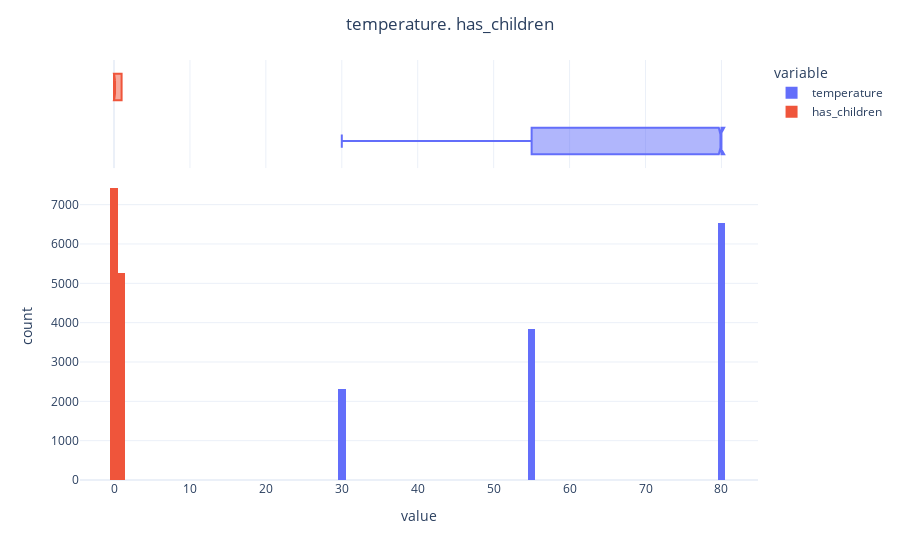

Source (notebook cell):
### Markdown cell above
<div style='font-size:100%;'>
    <a id='outliers'></a>
    <h3 style='color: White; font-weight: bold; font-family: Cascadia code;'>
         ❌ Dealing with outliers 
    </h3>
</div>

### Code cell
fig = px.histogram(data_frame =data_transformation2, 
                   x=["temperature","has_children"],
                   width=1000,
                   marginal="box",
                   nbins= 100,
                   template="plotly_white"
                )

fig.update_layout(title = "temperature. has_children" , title_x = 0.5)
fig.show()

### Figure 1 — Plotly figure (JSON) as saved in the notebook; plotly's stock layout.template omitted (floating-point values rounded to 4 significant figures; data arrays with more than 128 entries replaced by an {"elided": "..."} marker saying what was removed)
{"data": [{"alignmentgroup": "True", "bingroup": "x", "hovertemplate": "variable=temperature<br>value=%{x}<br>count=%{y}<extra></extra>", "legendgroup": "temperature", "marker": {"color": "#636efa", "pattern": {"shape": ""}}, "name": "temperature", "nbinsx": 100, "offsetgroup": "temperature", "orientation": "v", "showlegend": true, "type": "histogram", "x": {"elided": "12684 int values"}, "xaxis": "x", "yaxis": "y"}, {"alignmentgroup": "True", "hovertemplate": "variable=temperature<br>value=%{x}<extra></extra>", "legendgroup": "temperature", "marker": {"color": "#636efa"}, "name": "temperature", "notched": true, "offsetgroup": "temperature", "showlegend": false, "type": "box", "x": {"elided": "12684 int values"}, "xaxis": "x2", "yaxis": "y2"}, {"alignmentgroup": "True", "bingroup": "x", "hovertemplate": "variable=has_children<br>value=%{x}<br>count=%{y}<extra></extra>", "legendgroup": "has_children", "marker": {"color": "#EF553B", "pattern": {"shape": ""}}, "name": "has_children", "nbinsx": 100, "offsetgroup": "has_children", "orientation": "v", "showlegend": true, "type": "histogram", "x": {"elided": "12684 int values"}, "xaxis": "x", "yaxis": "y"}, {"alignmentgroup": "True", "hovertemplate": "variable=has_children<br>value=%{x}<extra></extra>", "legendgroup": "has_children", "marker": {"color": "#EF553B"}, "name": "has_children", "notched": true, "offsetgroup": "has_children", "showlegend": false, "type": "box", "x": {"elided": "12684 int values"}, "xaxis": "x2", "yaxis": "y2"}], "layout": {"autosize": true, "barmode": "relative", "legend": {"title": {"text": "variable"}, "tracegroupgap": 0}, "margin": {"t": 60}, "title": {"text": "temperature. has_children", "x": 0.5}, "xaxis": {"anchor": "y", "autorange": true, "domain": [0, 1], "range": [-4.479, 84.81], "title": {"text": "value"}, "type": "linear"}, "xaxis2": {"anchor": "y2", "autorange": true, "domain": [0, 1], "matches": "x", "range": [-4.479, 84.81], "showgrid": true, "showticklabels": false, "type": "linear"}, "yaxis": {"anchor": "x", "autorange": true, "domain": [0, 0.7326], "range": [0, 7822.0], "title": {"text": "count"}}, "yaxis2": {"anchor": "x2", "autorange": true, "domain": [0.7426, 1], "matches": "y2", "range": [-0.5, 1.5], "showgrid": false, "showline": false, "showticklabels": false, "ticks": "", "type": "category"}}}
